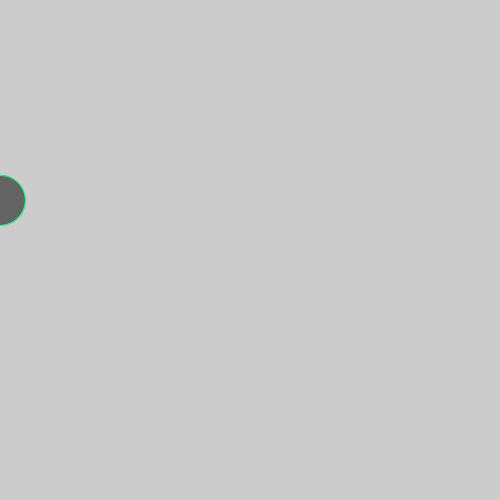
Frame 1 (no input)
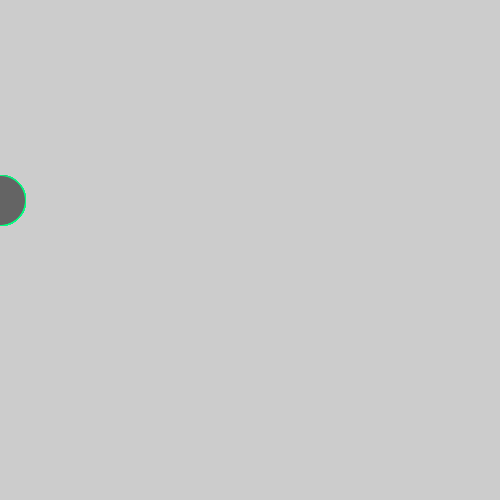
Frame 60 (the mouse pressed at the canvas centre just before this capture)
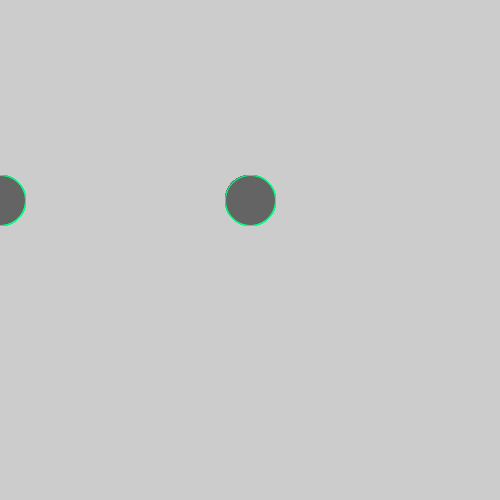
Frame 120 (the mouse held since frame 60 and released just before this capture)

The Processing sketch that drew these frames (run headless with seeded random() and noise(); from frame 60 on, the mouse is pressed at the canvas centre):

// Processing sketch: move_on_X_axis
// ── move_on_X_axis.pde
void setup()
{ 
  size(500,500);
}
void draw()
{ 
  fill(100);
  stroke(0,255,125);
  ellipse(mouseX,200,50,50);
}
